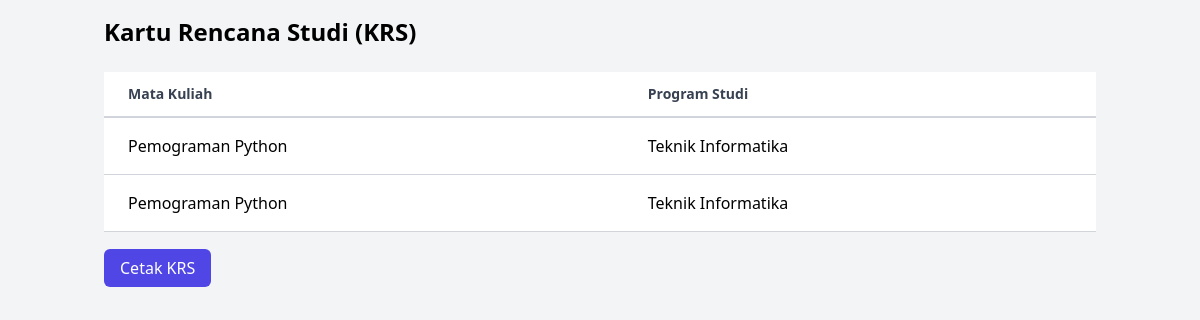
Page /pages/mahasiswa/krs.php (signed in) on the committed database.
### tables this page shows
CREATE TABLE `mata_kuliah` (
  `id` int(11) NOT NULL,
  `nama_matkul` varchar(100) NOT NULL,
  `prodi_id` int(11) DEFAULT NULL,
  `dosen_id` int(11) DEFAULT NULL
);

CREATE TABLE `prodi` (
  `id` int(11) NOT NULL,
  `nama_prodi` varchar(100) NOT NULL,
  `fakultas_id` int(11) DEFAULT NULL
);

### pages/mahasiswa/krs.php (the view, shortened to what this page needs)
<?php
include '../../includes/db.php';
try {
    $stmt = $pdo->prepare("
        SELECT mata_kuliah.nama_matkul, prodi.nama_prodi
        FROM nilai
        JOIN mata_kuliah ON nilai.mata_kuliah_id = mata_kuliah.id
        JOIN prodi ON mata_kuliah.prodi_id = prodi.id
    ");
    $stmt->execute();
    $result = $stmt->fetchAll(PDO::FETCH_ASSOC);
} catch (PDOException $e) {
    die("Error fetching data: " . $e->getMessage());
}
?>
<!DOCTYPE html>
<html lang="en">
<head>
    <link href="https://cdn.jsdelivr.net/npm/tailwindcss@2.2.19/dist/tailwind.min.css" rel="stylesheet">
</head>
<body class="bg-gray-100">
    <div class="container mx-auto p-4">
        <h1 class="text-2xl font-bold mb-6">Kartu Rencana Studi (KRS)</h1>
        <table class="min-w-full bg-white">
            <thead>
                <tr>
                    <th class="px-6 py-3 border-b-2 border-gray-300 text-left text-sm font-semibold text-gray-700">Mata Kuliah</th>
                    <th class="px-6 py-3 border-b-2 border-gray-300 text-left text-sm font-semibold text-gray-700">Program Studi</th>
                </tr>
            </thead>
            <tbody>
                <?php foreach ($result as $row): ?>
                    <tr>
                        <td class="px-6 py-4 border-b border-gray-300"><?php echo htmlspecialchars($row['nama_matkul']); ?></td>
                        <td class="px-6 py-4 border-b border-gray-300"><?php echo htmlspecialchars($row['nama_prodi']); ?></td>
                    </tr>
                <?php endforeach; ?>
            </tbody>
        </table>
        <div class="mt-6">
            <a href="/universitas_hulondalo/pages/reports/krs_pdf.php" class="bg-indigo-600 text-white py-2 px-4 rounded-md hover:bg-indigo-700 focus:outline-none focus:ring-2 focus:ring-indigo-500 focus:ring-offset-2">Cetak KRS</a>
        </div>
    </div>
</body>
</html>

### rows in the picture
mata_kuliah: nama_matkul "Pemograman Python", prodi.nama_prodi "Teknik Informatika"
